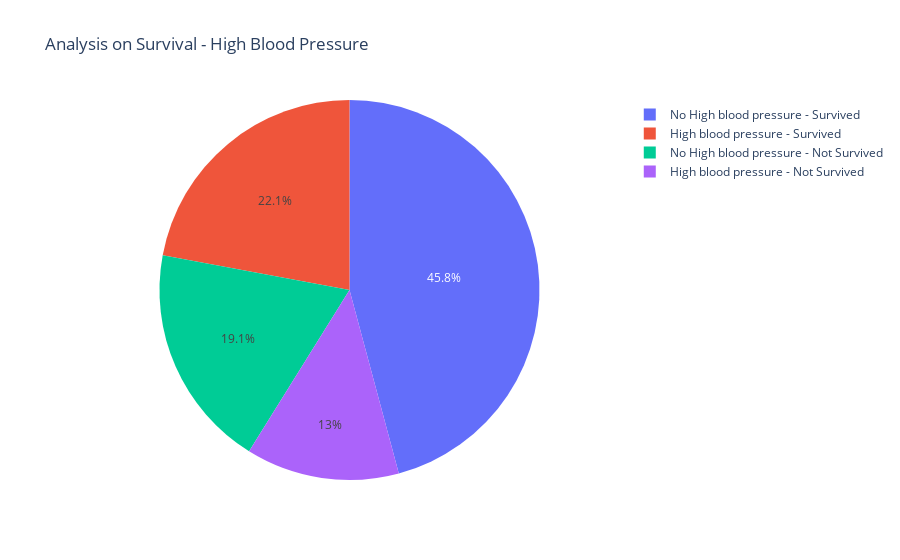

Source (notebook cell):
### Code cell
# hbp / no hbp
HBP = df[ df['high_blood_pressure']==1 ]
noHBP = df[ df['high_blood_pressure']==0 ]

# hbp survive / die 
HBPsurv = HBP[ df['DEATH_EVENT']==0 ]
HBPdie = HBP[ df['DEATH_EVENT']==1 ]
# no hbp survive / die
noHBPsurv= noHBP[ df['DEATH_EVENT']==0 ]
noHBPdie= noHBP[ df['DEATH_EVENT']==1 ]

labels = ['High blood pressure - Survived', 'High blood pressure - Not Survived', 'No High blood pressure - Survived', 'No High blood pressure - Not Survived']

values = [
    len( HBP[df["DEATH_EVENT"]==0] ), 
    len( HBP[df["DEATH_EVENT"]==1] ),
    len( noHBP[df["DEATH_EVENT"]==0] ), 
    len( noHBP[df["DEATH_EVENT"]==1] )
    ]

fig = go.Figure(data=[go.Pie(
    labels=labels, 
    values=values,) #  hole=.2
    ]) 

fig.update_layout(
    title_text="Analysis on Survival - High Blood Pressure") # title_text

fig

### Figure 1 — Plotly figure (JSON) as saved in the notebook; plotly's stock layout.template omitted (floating-point values rounded to 4 significant figures)
{"data": [{"labels": ["High blood pressure - Survived", "High blood pressure - Not Survived", "No High blood pressure - Survived", "No High blood pressure - Not Survived"], "type": "pie", "values": [66, 39, 137, 57]}], "layout": {"title": {"text": "Analysis on Survival - High Blood Pressure"}}}
